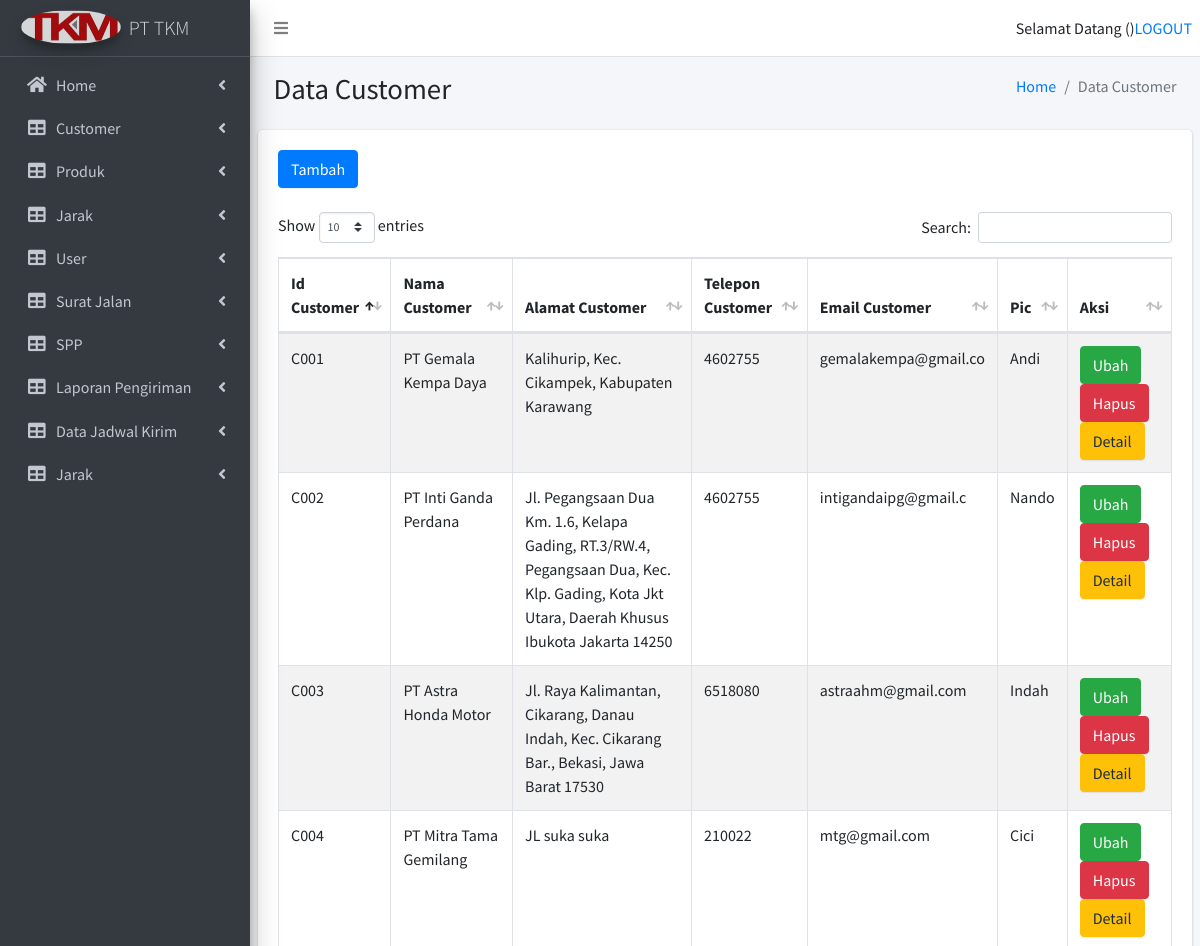
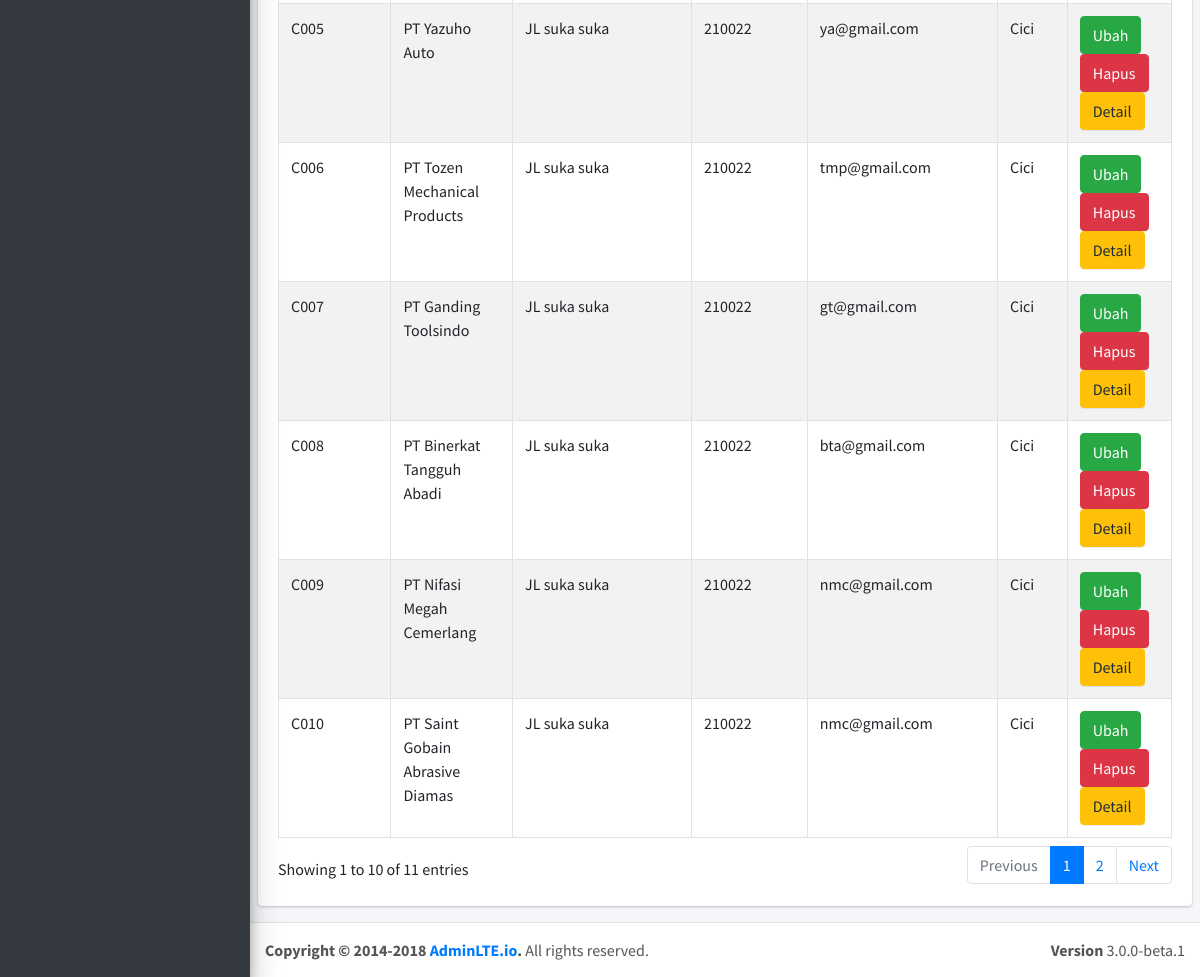
The app's page /index.php/customer with its own data (2 pictures, top to bottom).
### tables this page shows
CREATE TABLE `customer` (
  `id_cust` varchar(7) NOT NULL,
  `nama_cust` varchar(50) NOT NULL,
  `alamat_cust` text NOT NULL,
  `Kota` enum('Jakarta','Cikarang','Karawang','Bekasi') NOT NULL,
  `tlp_cust` int(15) NOT NULL,
  `email_cust` varchar(20) NOT NULL,
  `pic` char(15) NOT NULL
);

### application/libraries/Template.php (called while the page is built)
<?php if ( ! defined('BASEPATH')) exit('No direct script access allowed');
class Template {
		var $template_data = array();
		function set($name, $value)
		{
			$this->template_data[$name] = $value;
		}
		function load($template = '', $view = '' , $view_data = array(), $return = FALSE)
		{
			$this->CI =& get_instance();
			$this->set('contents', $this->CI->load->view($view, $view_data, TRUE));
			return $this->CI->load->view($template, $this->template_data, $return);
		}
}

### application/controllers/Customer.php (called while the page is built, shortened)
<?php
class Customer extends CI_Controller
{
	public function index()
	{
		$data['record'] = $this->M_customer->tampilkan_data();
		$this->template->load('template', 'customer/lihat_data' , $data);
	}
}

### index.php (called while the page is built, shortened)
<?php
require_once BASEPATH.'core/CodeIgniter.php';

### application/models/M_customer.php (called while the page is built, shortened)
<?php
class M_customer extends CI_model {
	public function tampilkan_data()
	{
		return $this->db->get('customer');
	}
}

### application/views/customer/lihat_data.php (the view, shortened to what this page needs)
    <section class="content-header">
      <div class="container-fluid">
        <div class="row mb-2">
          <div class="col-sm-6">
            <h1>Data Customer</h1>
          </div>
          <div class="col-sm-6">
            <ol class="breadcrumb float-sm-right">
              <li class="breadcrumb-item"><a href="<?= base_url(); ?>Home">Home</a></li>
              <li class="breadcrumb-item active">Data Customer</li>
            </ol>
          </div>
        </div>
      </div>
    </section>
<div class="row">
  <div class="col-12">
    <div class="card">
      <div class="card-body">
        <a href="<?php echo base_url(); ?>Customer/tambah" class="btn btn-primary">Tambah</a>
            <br><br>
        <table id="example1" class="table table-bordered table-striped">
          <thead>
          <tr>
            <th>Id Customer</th>
            <th>Nama Customer</th>
            <th>Alamat Customer</th>
            <th>Telepon Customer</th>
            <th>Email Customer</th>
            <th>Pic</th>
            <th>Aksi</th>
          </tr>
          </thead>
          <tbody>
            <?php
            foreach ($record->result() as $b) {
              echo "<tr>
              <td>$b->id_cust</td>
              <td>$b->nama_cust</td>
              <td>$b->alamat_cust</td>
              <td>$b->tlp_cust</td>
              <td>$b->email_cust</td>
              <td>$b->pic</td>
              <td>
              ".anchor('Customer/ubah/'.$b->id_cust,'Ubah',array('class' => 'btn btn-success'))."
              ".anchor('Customer/hapus/'.$b->id_cust,'Hapus',array('class' => 'btn btn-danger'))."
              ".anchor('Customer/detail/'.$b->id_cust,'Detail',array('class' => 'btn btn-warning'))."
              </td>
            </tr>";
            }
          ?>
        </table>
      </div>
    </div>
  </div>
</div>

### application/views/template.php (shortened to what this page needs)
<!DOCTYPE html>
<html>
<head>
  <link rel="stylesheet" href="https://use.fontawesome.com/releases/v5.8.2/css/all.css">
  <link rel="stylesheet" href="https://code.ionicframework.com/ionicons/2.0.1/css/ionicons.min.css">
  <link rel="stylesheet" href="<?= base_url(); ?>asset/plugins/datatables/dataTables.bootstrap4.css">
  <link rel="stylesheet" href="<?= base_url(); ?>asset/dist/css/adminlte.min.css">
</head>
<body class="hold-transition sidebar-mini">
<div class="wrapper">
  <nav class="main-header navbar navbar-expand navbar-white navbar-light border-bottom">
    <ul class="navbar-nav">
      <li class="nav-item">
        <a class="nav-link" data-widget="pushmenu" href="#"><i class="fas fa-bars"></i></a>
      </li>
    </ul>
    <ul class="navbar-nav ml-auto">
      <li class="dropdown user user-menu">
        <div class="user">
        <a href="#" >
          <a class="hidden-xs">Selamat Datang <?php echo $this->session->userdata('username').'('.$this->session->userdata('hak_akses').')';?> <br></a>
        </a>
        </div>
      </li>
        <li class="nav-item dropdow user user-menun">
        <a class="dropdown-item-titl" data-toggle="dropdown" href="#">
          <span class="hidden-xs">LOGOUT</span>
        </a>
      </li>
    </ul>
  </nav>
  <aside class="main-sidebar sidebar-dark-primary elevation-4">
    <a href="#" class="brand-link">
      <img src="<?= base_url(); ?>asset/dist/img/logo.png"
           alt="AdminLTE Logo"
           class="brand-image img-circle elevation-3"
           style="opacity: .8; width: 100px; height: 100px;">
      <span class="brand-text font-weight-light">PT TKM</span>
    </a>
    <div class="sidebar">
      <nav class="mt-2">
        <ul class="nav nav-pills nav-sidebar flex-column" data-widget="treeview" role="menu" data-accordion="false">
          <li class="nav-item has-treeview">
            <a href="<?= base_url(); ?>Home" class="nav-link">
              <i class="nav-icon fas fa-home"></i>
              <p>
                Home
                <i class="right fas fa-angle-left"></i>
              </p>
            </a>
          </li>
          <li class="nav-item has-treeview">
            <a href="<?= base_url(); ?>Customer" class="nav-link">
              <i class="nav-icon fas fa-table"></i>
              <p>
                Customer
                <i class="right fas fa-angle-left"></i>
              </p>
            </a>
          </li>
          <li class="nav-item has-treeview">
            <a href="<?= base_url(); ?>Produk" class="nav-link">
              <i class="nav-icon fas fa-table"></i>
              <p>
                Produk
                <i class="right fas fa-angle-left"></i>
              </p>
            </a>
          </li>
          <li class="nav-item has-treeview">
            <a href="<?= base_url(); ?>Jarak" class="nav-link">
              <i class="nav-icon fas fa-table"></i>
              <p>
                Jarak
                <i class="right fas fa-angle-left"></i>
              </p>
            </a>
          </li>
          <li class="nav-item has-treeview">
            <a href="<?= base_url(); ?>User" class="nav-link">
              <i class="nav-icon fas fa-table"></i>
              <p>
                User
                <i class="right fas fa-angle-left"></i>
              </p>
            </a>
          </li>
          <li class="nav-item has-treeview">
            <a href="<?= base_url(); ?>Surat_jalan" class="nav-link">
              <i class="nav-icon fas fa-table"></i>
              <p>
                Surat Jalan
                <i class="right fas fa-angle-left"></i>
              </p>
            </a>
          </li>
          <li class="nav-item has-treeview">
            <a href="<?= base_url(); ?>SPP" class="nav-link">
              <i class="nav-icon fas fa-table"></i>
              <p>
                 SPP
                <i class="right fas fa-angle-left"></i>
              </p>
            </a>
          </li>
          <li class="nav-item has-treeview">
            <a href="<?= base_url(); ?>Laporan_pengiriman" class="nav-link">
              <i class="nav-icon fas fa-table"></i>
              <p>
                Laporan Pengiriman
                <i class="right fas fa-angle-left"></i>
              </p>
            </a>
          </li>
          <li class="nav-item has-treeview">
            <a href="<?= base_url(); ?>Jadwal_kirim" class="nav-link">
              <i class="nav-icon fas fa-table"></i>
              <p>
                Data Jadwal Kirim
                <i class="right fas fa-angle-left"></i>
              </p>
            </a>
          </li>
          <li class="nav-item has-treeview">
            <a href="<?= base_url(); ?>Jarak" class="nav-link">
              <i class="nav-icon fas fa-table"></i>
              <p>
                Jarak
                <i class="right fas fa-angle-left"></i>
              </p>
            </a>
          </li>
        </ul>
      </nav>
    </div>
  </aside>
  <div class="content-wrapper">
    <section class="content">
      <?= $contents; ?>
    </section>
  </div>
  <footer class="main-footer">
    <div class="float-right d-none d-sm-block">
      <b>Version</b> 3.0.0-beta.1
    </div>
    <strong>Copyright &copy; 2014-2018 <a href="http://adminlte.io">AdminLTE.io</a>.</strong> All rights
    reserved.
  </footer>
</div>
</body>
</html>

### records on screen
customer: id_cust "C001", nama_cust "PT Gemala Kempa Daya", alamat_cust "Kalihurip, Kec. Cikampek, Kabupaten Karawang", tlp_cust "4602755", email_cust "gemalakempa@gmail.co", pic "Andi", id_cust "Ubah", id_cust "Hapus", id_cust "Detail"
customer: id_cust "C002", nama_cust "PT Inti Ganda Perdana", alamat_cust "Jl. Pegangsaan Dua Km. 1.6, Kelapa Gading, RT.3/RW.4, Pegangsaan Dua, Kec. Klp. Gading, Kota Jkt Utara, Daerah Khusus Ibukota Jakarta 14250", tlp_cust "4602755", email_cust "intigandaipg@gmail.c", pic "Nando", id_cust "Ubah", id_cust "Hapus", id_cust "Detail"
customer: id_cust "C003", nama_cust "PT Astra Honda Motor", alamat_cust "Jl. Raya Kalimantan, Cikarang, Danau Indah, Kec. Cikarang Bar., Bekasi, Jawa Barat 17530", tlp_cust "6518080", email_cust "astraahm@gmail.com", pic "Indah", id_cust "Ubah", id_cust "Hapus", id_cust "Detail"
customer: id_cust "C004", nama_cust "PT Mitra Tama Gemilang", alamat_cust "JL suka suka", tlp_cust "210022", email_cust "mtg@gmail.com", pic "Cici", id_cust "Ubah", id_cust "Hapus", id_cust "Detail"
customer: id_cust "C005", nama_cust "PT Yazuho Auto", alamat_cust "JL suka suka", tlp_cust "210022", email_cust "ya@gmail.com", pic "Cici", id_cust "Ubah", id_cust "Hapus", id_cust "Detail"
customer: id_cust "C006", nama_cust "PT Tozen Mechanical Products", alamat_cust "JL suka suka", tlp_cust "210022", email_cust "tmp@gmail.com", pic "Cici", id_cust "Ubah", id_cust "Hapus", id_cust "Detail"
customer: id_cust "C007", nama_cust "PT Ganding Toolsindo", alamat_cust "JL suka suka", tlp_cust "210022", email_cust "gt@gmail.com", pic "Cici", id_cust "Ubah", id_cust "Hapus", id_cust "Detail"
customer: id_cust "C008", nama_cust "PT Binerkat Tangguh Abadi", alamat_cust "JL suka suka", tlp_cust "210022", email_cust "bta@gmail.com", pic "Cici", id_cust "Ubah", id_cust "Hapus", id_cust "Detail"
customer: id_cust "C009", nama_cust "PT Nifasi Megah Cemerlang", alamat_cust "JL suka suka", tlp_cust "210022", email_cust "nmc@gmail.com", pic "Cici", id_cust "Ubah", id_cust "Hapus", id_cust "Detail"
customer: id_cust "C010", nama_cust "PT Saint Gobain Abrasive Diamas", alamat_cust "JL suka suka", tlp_cust "210022", email_cust "nmc@gmail.com", pic "Cici", id_cust "Ubah", id_cust "Hapus", id_cust "Detail"
